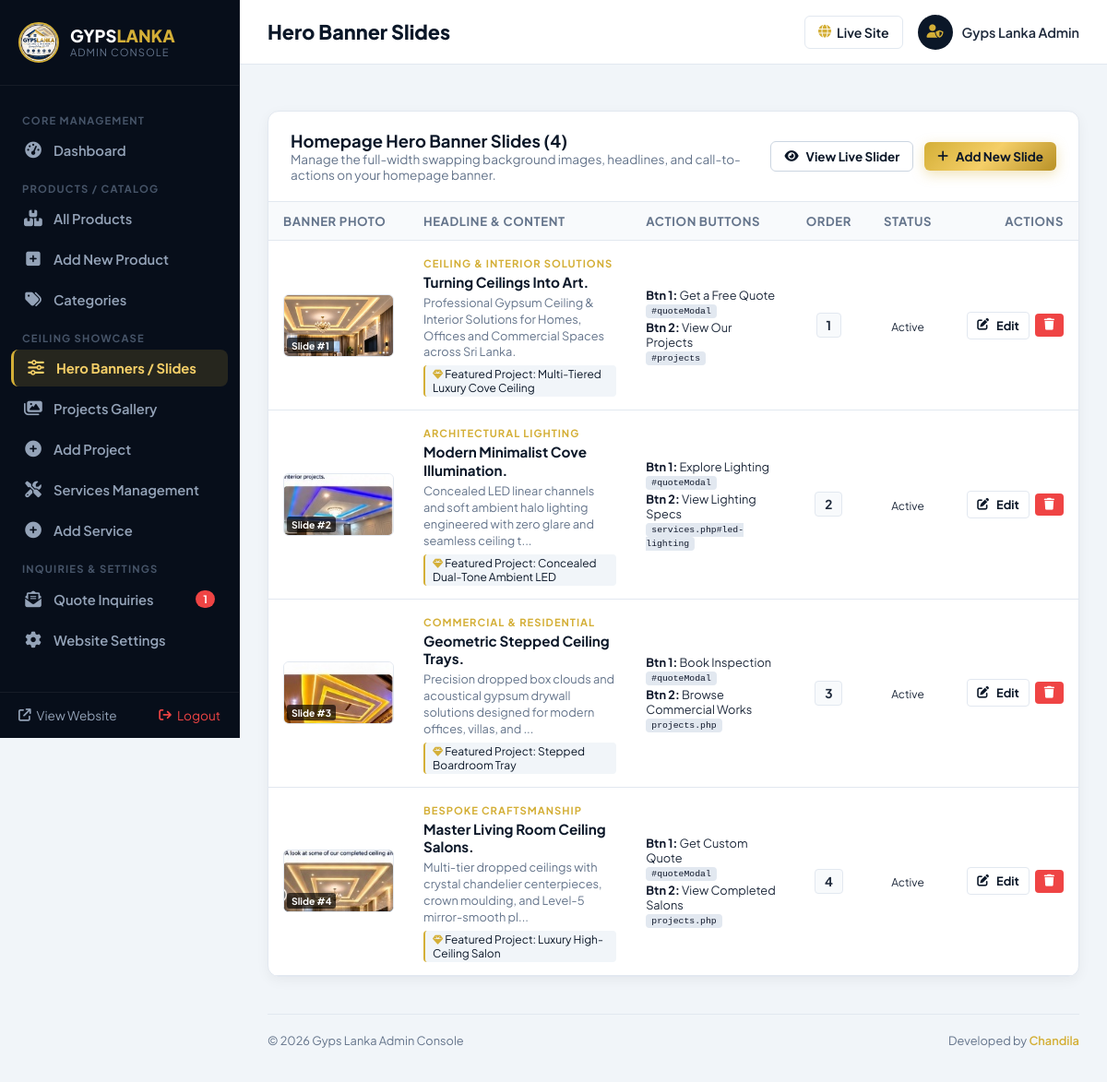
The app's page /admin/hero_slides.php (signed in) with its own data.
### tables this page shows
CREATE TABLE IF NOT EXISTS `hero_slides` (
  `id` int(11) NOT NULL AUTO_INCREMENT,
  `title` varchar(255) NOT NULL,
  `badge` varchar(100) DEFAULT 'CEILING & INTERIOR SOLUTIONS',
  `description` text DEFAULT NULL,
  `image` varchar(255) NOT NULL,
  `btn_text` varchar(50) DEFAULT 'Get a Free Quote',
  `btn_link` varchar(255) DEFAULT '#quoteModal',
  `btn2_text` varchar(50) DEFAULT 'View Our Projects',
  `btn2_link` varchar(255) DEFAULT '#projects',
  `highlight_tag` varchar(150) DEFAULT NULL,
  `display_order` int(11) DEFAULT 0,
  `is_active` tinyint(1) DEFAULT 1,
  `created_at` timestamp NOT NULL DEFAULT CURRENT_TIMESTAMP,
  PRIMARY KEY (`id`)
);

### config/functions.php (called while the page is built, shortened)
<?php
function truncate_text($text, $limit = 100) {
    $text = strip_tags($text);
    if (mb_strlen($text) <= $limit) {
        return $text;
    }
    return mb_substr($text, 0, $limit) . '...';
}
function get_hero_slides($all = false) {
    $db = get_db();
    $defaults = get_default_hero_slides();
    try {
        $db->exec("
            CREATE TABLE IF NOT EXISTS `hero_slides` (
              `id` int(11) NOT NULL AUTO_INCREMENT,
              `title` varchar(255) NOT NULL,
              `badge` varchar(100) DEFAULT 'CEILING & INTERIOR SOLUTIONS',
              `description` text DEFAULT NULL,
              `image` varchar(255) NOT NULL,
              `btn_text` varchar(50) DEFAULT 'Get a Free Quote',
              `btn_link` varchar(255) DEFAULT '#quoteModal',
              `btn2_text` varchar(50) DEFAULT 'View Our Projects',
              `btn2_link` varchar(255) DEFAULT '#projects',
              `highlight_tag` varchar(150) DEFAULT NULL,
              `display_order` int(11) DEFAULT 0,
              `is_active` tinyint(1) DEFAULT 1,
              `created_at` timestamp NOT NULL DEFAULT CURRENT_TIMESTAMP,
              PRIMARY KEY (`id`)
            ) ENGINE=InnoDB DEFAULT CHARSET=utf8mb4 COLLATE=utf8mb4_unicode_ci;
        ");
        $count = (int)$db->query("SELECT COUNT(*) FROM hero_slides")->fetchColumn();
        $sql = "SELECT * FROM hero_slides " . ($all ? "" : "WHERE is_active = 1 ") . "ORDER BY display_order ASC, id ASC";
        $stmt = $db->query($sql);
        $slides = $stmt->fetchAll();
        return !empty($slides) ? $slides : $defaults;
    } catch (Exception $e) {
        error_log("Error fetching hero slides: " . $e->getMessage());
        return $defaults;
    }
}

### admin/hero_slides.php (the view, shortened to what this page needs)
<?php
require_once __DIR__ . '/../config/functions.php';
$slides = get_hero_slides(true);
require_once __DIR__ . '/includes/admin_header.php';
?>
<div class="admin-card">
    <div class="card-header">
        <div>
            <h3>Homepage Hero Banner Slides (<?= count($slides) ?>)</h3>
            <p style="font-size:0.85rem; color:var(--adm-muted);">Manage the full-width swapping background images, headlines, and call-to-actions on your homepage banner.</p>
        </div>
        <div style="display:flex; align-items:center; gap:12px;">
            <a href="../index.php" target="_blank" class="btn btn-outline-gold btn-sm" style="border-radius:6px; background:#fff; color:var(--adm-navy); border-color:#cbd5e1;">
                <i class="fa-solid fa-eye"></i> View Live Slider
            </a>
            <a href="hero_slide_add.php" class="btn btn-gold btn-sm" style="border-radius:6px;">
                <i class="fa-solid fa-plus"></i> Add New Slide
            </a>
        </div>
    </div>
    <div class="card-body" style="padding:0;">
        <div class="data-table-responsive">
            <table class="data-table">
                <thead>
                    <tr>
                        <th style="width:130px;">Banner Photo</th>
                        <th>Headline &amp; Content</th>
                        <th>Action Buttons</th>
                        <th style="width:70px; text-align:center;">Order</th>
                        <th style="width:90px; text-align:center;">Status</th>
                        <th style="width:140px; text-align:right;">Actions</th>
                    </tr>
                </thead>
                <tbody>
                    <?php if (empty($slides)): ?>
                    <tr>
                        <td colspan="6" style="text-align:center; padding:40px; color:#94a3b8;">
                            No banner slides found. <a href="hero_slide_add.php" style="color:var(--adm-gold); font-weight:600;">Add your first slide &rarr;</a>
                        </td>
                    </tr>
                    <?php else: ?>
                        <?php foreach ($slides as $idx => $slide): ?>
                        <tr>
                            <td>
                                <div style="position:relative; width:120px; height:68px; border-radius:6px; overflow:hidden; border:1px solid #e2e8f0; background:#0b1728;">
                                    <img src="../<?= htmlspecialchars($slide['image']) ?>" alt="" style="width:100%; height:100%; object-fit:cover;">
                                    <span style="position:absolute; bottom:3px; left:3px; background:rgba(0,0,0,0.65); color:#fff; font-size:0.65rem; padding:2px 5px; border-radius:3px; font-weight:700;">
                                        Slide #<?= $idx + 1 ?>
                                    </span>
                                </div>
                            </td>
                            <td>
                                <?php if (!empty($slide['badge'])): ?>
                                    <span style="display:inline-block; font-size:0.7rem; font-weight:700; color:var(--adm-gold); letter-spacing:1px; text-transform:uppercase; margin-bottom:4px;">
                                        <?= htmlspecialchars($slide['badge']) ?>
                                    </span>
                                <?php endif; ?>
                                <div style="font-weight:700; color:var(--adm-navy); font-size:0.95rem; line-height:1.3; margin-bottom:4px;">
                                    <?= strip_tags($slide['title']) ?>
                                </div>
                                <div style="font-size:0.8rem; color:#64748b; max-width:380px; line-height:1.4;">
                                    <?= htmlspecialchars(truncate_text($slide['description'] ?? '', 110)) ?>
                                </div>
                                <?php if (!empty($slide['highlight_tag'])): ?>
                                    <div style="font-size:0.75rem; color:#0b1728; background:#f1f5f9; padding:2px 8px; border-radius:4px; display:inline-block; margin-top:5px; border-left:2px solid var(--adm-gold);">
                                        <i class="fa-solid fa-gem" style="color:var(--adm-gold); font-size:0.7rem;"></i> <?= htmlspecialchars($slide['highlight_tag']) ?>
                                    </div>
                                <?php endif; ?>
                            </td>
                            <td>
                                <div style="font-size:0.8rem; margin-bottom:4px;">
                                    <strong style="color:#0f172a;">Btn 1:</strong> <?= htmlspecialchars($slide['btn_text'] ?? 'Get a Free Quote') ?>
                                    <div style="font-size:0.72rem; color:#94a3b8;"><code><?= htmlspecialchars($slide['btn_link'] ?? '#quoteModal') ?></code></div>
                                </div>
                                <?php if (!empty($slide['btn2_text'])): ?>
                                    <div style="font-size:0.8rem;">
                                        <strong style="color:#0f172a;">Btn 2:</strong> <?= htmlspecialchars($slide['btn2_text']) ?>
                                        <div style="font-size:0.72rem; color:#94a3b8;"><code><?= htmlspecialchars($slide['btn2_link'] ?? 'projects.php') ?></code></div>
                                    </div>
                                <?php endif; ?>
                            </td>
                            <td style="text-align:center;">
                                <span style="display:inline-block; font-weight:700; padding:4px 10px; background:#f8fafc; border:1px solid #e2e8f0; border-radius:4px; font-size:0.85rem;">
                                    <?= (int)$slide['display_order'] ?>
                                </span>
                            </td>
                            <td style="text-align:center;">
                                <?php if ((int)$slide['is_active'] === 1): ?>
                                    <span class="stock-badge in_stock" style="font-size:0.75rem;">Active</span>
                                <?php else: ?>
                                    <span class="stock-badge out_of_stock" style="font-size:0.75rem;">Hidden</span>
                                <?php endif; ?>
                            </td>
                            <td style="text-align:right;">
                                <div style="display:inline-flex; align-items:center; gap:6px;">
                                    <a href="hero_slide_edit.php?id=<?= $slide['id'] ?>" class="btn btn-outline-gold btn-sm" title="Edit Slide" style="border-radius:4px; padding:6px 10px; font-size:0.8rem;">
                                        <i class="fa-solid fa-pen-to-square"></i> Edit
                                    </a>
                                    <a href="hero_slide_delete.php?id=<?= $slide['id'] ?>" class="btn btn-danger btn-sm" title="Delete Slide" style="border-radius:4px; padding:6px 10px; font-size:0.8rem;" onclick="return confirm('Are you sure you want to delete this banner slide?');">
                                        <i class="fa-solid fa-trash"></i>
                                    </a>
                                </div>
                            </td>
                        </tr>
                        <?php endforeach; ?>
                    <?php endif; ?>
                </tbody>
            </table>
        </div>
    </div>
</div>
<?php require_once __DIR__ . '/includes/admin_footer.php'; ?>

### assets/css/admin.css (style rules this page uses)
:root { --adm-navy: #0b1728; --adm-sidebar: #070e1a; --adm-gold: #d4af37; --adm-gold-light: #f5cf68; --adm-bg: #f1f5f9; --adm-card: #ffffff; --adm-text: #1e293b; --adm-muted: #64748b; --adm-border: #e2e8f0; --adm-success: #10b981; --adm-danger: #ef4444; --adm-warning: #f59e0b; --adm-info: #3b82f6; --adm-radius: 12px; --adm-shadow: 0 4px 14px rgba(0, 0, 0, 0.05); }
*, *::before, *::after { box-sizing: border-box; margin: 0; padding: 0; }
body { font-family: 'Plus Jakarta Sans', sans-serif; background-color: var(--adm-bg); color: var(--adm-text); min-height: 100vh; display: flex; }
a { color: inherit; text-decoration: none; }
.admin-card { background: #fff; border-radius: var(--adm-radius); box-shadow: var(--adm-shadow); border: 1px solid var(--adm-border); margin-bottom: 30px; overflow: hidden; }
.card-header { padding: 20px 24px; border-bottom: 1px solid var(--adm-border); display: flex; align-items: center; justify-content: space-between; }
.card-header h3 { font-size: 1.15rem; font-weight: 700; color: var(--adm-navy); }
.card-body { padding: 24px; }
.data-table-responsive { overflow-x: auto; }
.data-table { width: 100%; border-collapse: collapse; text-align: left; }
.data-table th { background: #f8fafc; padding: 12px 16px; font-size: 0.82rem; text-transform: uppercase; letter-spacing: 0.6px; color: var(--adm-muted); font-weight: 700; border-bottom: 1px solid var(--adm-border); }
.data-table td { padding: 14px 16px; border-bottom: 1px solid var(--adm-border); font-size: 0.92rem; vertical-align: middle; }
.btn { display: inline-flex; align-items: center; justify-content: center; gap: 8px; padding: 10px 20px; border-radius: 8px; font-size: 0.92rem; font-weight: 700; cursor: pointer; transition: all 0.2s ease; border: none; text-decoration: none; white-space: nowrap; }
.btn-gold { background: linear-gradient(135deg, #d4af37 0%, #f5cf68 50%, #b89127 100%); color: #0b1728 !important; box-shadow: 0 4px 14px rgba(212, 175, 55, 0.35); }
.btn-outline-gold { background: #ffffff; color: var(--adm-navy) !important; border: 1px solid var(--adm-border); }
.btn-danger { background: #ef4444; color: #fff !important; }
.btn-sm { padding: 7px 14px; font-size: 0.84rem; }
code { background: #e2e8f0; color: #0f172a; padding: 2px 6px; border-radius: 4px; font-size: 0.85em; font-family: Consolas, Monaco, monospace; }

### records on screen
hero_slides: image (picture), badge "CEILING & INTERIOR SOLUTIONS", title "Turning Ceilings Into Art.", description "Professional Gypsum Ceiling & Interior Solutions for Homes, Offices and Commercial Spaces across Sri Lanka.", highlight_tag "Featured Project: Multi-Tiered Luxury Cove Ceiling", btn_text "Get a Free Quote", btn_link "#quoteModal", btn2_text "View Our Projects", btn2_link "#projects", display_order "1", is_active "Active"
hero_slides: image (picture), badge "ARCHITECTURAL LIGHTING", title "Modern Minimalist Cove Illumination.", description "Concealed LED linear channels and soft ambient halo lighting engineered with zero glare and seamless ceiling t...", highlight_tag "Featured Project: Concealed Dual-Tone Ambient LED", btn_text "Explore Lighting", btn_link "#quoteModal", btn2_text "View Lighting Specs", btn2_link "services.php#led-lighting", display_order "2", is_active "Active"
hero_slides: image (picture), badge "COMMERCIAL & RESIDENTIAL", title "Geometric Stepped Ceiling Trays.", description "Precision dropped box clouds and acoustical gypsum drywall solutions designed for modern offices, villas, and ...", highlight_tag "Featured Project: Stepped Boardroom Tray", btn_text "Book Inspection", btn_link "#quoteModal", btn2_text "Browse Commercial Works", btn2_link "projects.php", display_order "3", is_active "Active"
hero_slides: image (picture), badge "BESPOKE CRAFTSMANSHIP", title "Master Living Room Ceiling Salons.", description "Multi-tier dropped ceilings with crystal chandelier centerpieces, crown moulding, and Level-5 mirror-smooth pl...", highlight_tag "Featured Project: Luxury High-Ceiling Salon", btn_text "Get Custom Quote", btn_link "#quoteModal", btn2_text "View Completed Salons", btn2_link "projects.php", display_order "4", is_active "Active"

### other values on screen
$newInquiriesCount "1"
$pageTitle "Hero Banner Slides"
$adminUser "Gyps Lanka Admin"
count($slides) "4"
